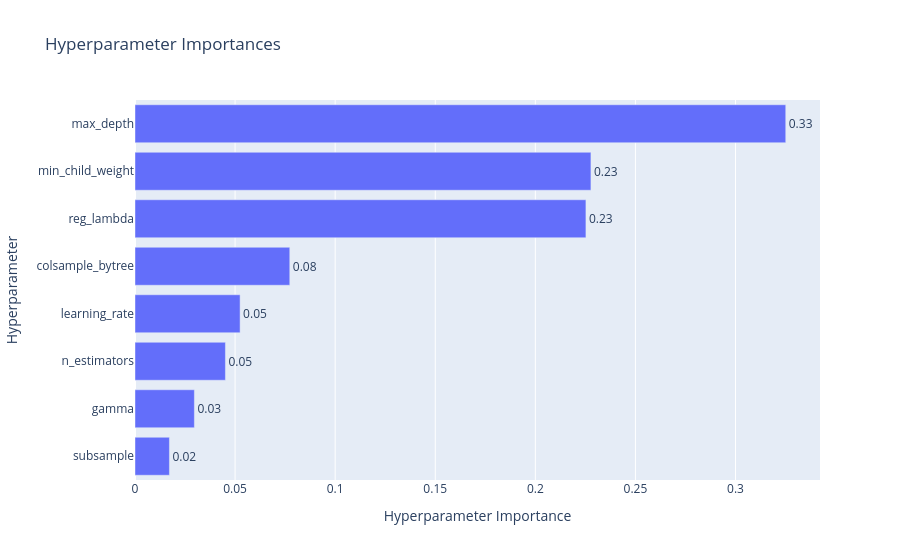

Notebook cell for this chart:
### Code cell
fig_importance.show()

### Figure 1 — Plotly figure (JSON) as saved in the notebook; plotly's stock layout.template omitted (floating-point values rounded to 4 significant figures)
{"data": [{"cliponaxis": false, "hovertemplate": ["subsample (FloatDistribution): 0.01719895269292514<extra></extra>", "gamma (FloatDistribution): 0.02966505328427628<extra></extra>", "n_estimators (IntDistribution): 0.04517749942053021<extra></extra>", "learning_rate (FloatDistribution): 0.05250332885815229<extra></extra>", "colsample_bytree (FloatDistribution): 0.07732080314971097<extra></extra>", "reg_lambda (FloatDistribution): 0.2252713018309075<extra></extra>", "min_child_weight (IntDistribution): 0.22776942257881616<extra></extra>", "max_depth (IntDistribution): 0.32509363818468134<extra></extra>"], "name": "Objective Value", "orientation": "h", "text": ["0.02", "0.03", "0.05", "0.05", "0.08", "0.23", "0.23", "0.33"], "textposition": "outside", "type": "bar", "x": [0.0172, 0.02967, 0.04518, 0.0525, 0.07732, 0.2253, 0.2278, 0.3251], "y": ["subsample", "gamma", "n_estimators", "learning_rate", "colsample_bytree", "reg_lambda", "min_child_weight", "max_depth"]}], "layout": {"title": {"text": "Hyperparameter Importances"}, "xaxis": {"title": {"text": "Hyperparameter Importance"}}, "yaxis": {"title": {"text": "Hyperparameter"}}}}
